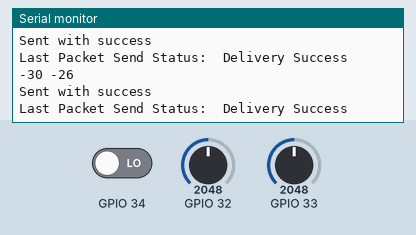
Bench run of a sketch on a simulated ESP32. On the bench: the last lines printed to the serial monitor. The test bench sets the inputs (shaded band); at power-on: GPIO 32 = 2048, GPIO 33 = 2048, GPIO 34 LOW.

Above: at 1.2 s.
1.3 s: GPIO 32 set to 2866
At 1.34 s:
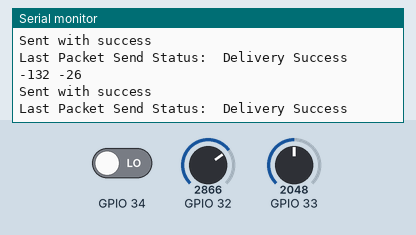
2.8 s: GPIO 33 set to 2866
At 2.86 s:
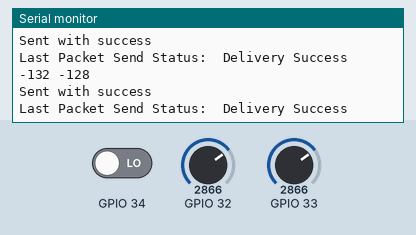
4.3 s: GPIO 32 set to 3603
At 4.33 s:
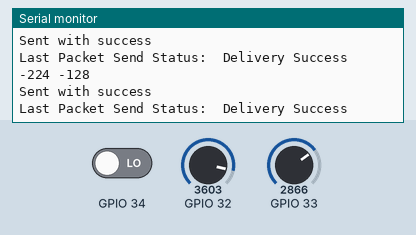
5.8 s: GPIO 33 set to 3603
At 5.85 s:
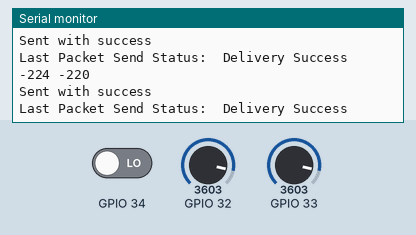
Timing chart, 0 to 8.3 s (numbered marks = the images above; inputs shaded):
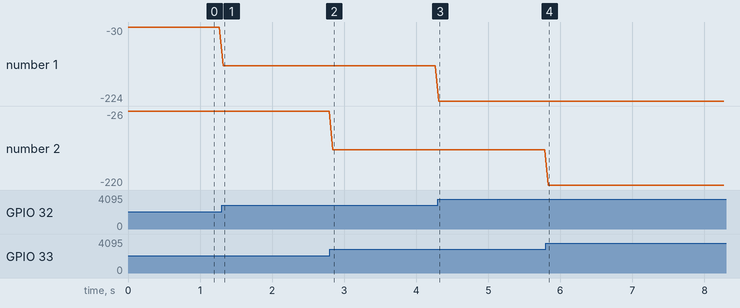

The sketch:

TransmitterR2.ino
```cpp
// (licence header left out)
#include <esp_now.h>
#include <WiFi.h>

// REPLACE WITH YOUR RECEIVER MAC Address
// Micro R2-D2
uint8_t broadcastAddress[] = {0x84, 0xCC, 0xA8, 0x69, 0xB2, 0x94};
// Imperial BT1 uint8_t broadcastAddress[] = {0x24, 0x62, 0xAB, 0xE5, 0x49, 0x60};

// Structure example to send data
// Must match the receiver structure
typedef struct struct_message {
  uint16_t Header;
  int16_t x;
  int16_t y;
  bool btn;
  uint8_t touch1;
  uint8_t touch2;
  uint16_t Footer;
} struct_message;

// Create a struct_message called myData
struct_message myData;

esp_now_peer_info_t peerInfo;

// callback when data is sent
void OnDataSent(const uint8_t *mac_addr, esp_now_send_status_t status) {
  Serial.print("\r\nLast Packet Send Status:\t");
  Serial.println(status == ESP_NOW_SEND_SUCCESS ? "Delivery Success" : "Delivery Fail");
}

void setup() {
  // Init Serial Monitor
  Serial.begin(115200);

  // Set device as a Wi-Fi Station
  WiFi.mode(WIFI_STA);

  // Init ESP-NOW
  if (esp_now_init() != ESP_OK) {
    Serial.println("Error initializing ESP-NOW");
    return;
  }

  // Once ESPNow is successfully Init, we will register for Send CB to
  // get the status of Trasnmitted packet
  esp_now_register_send_cb(OnDataSent);

  // Register peer
  memcpy(peerInfo.peer_addr, broadcastAddress, 6);
  peerInfo.channel = 0;
  peerInfo.encrypt = false;

  // Add peer
  if (esp_now_add_peer(&peerInfo) != ESP_OK){
    Serial.println("Failed to add peer");
    return;
  }

  pinMode(34, INPUT_PULLDOWN);

}

void loop() {
  // Set values to send
  myData.x = map(analogRead(32),0,4096,256,-256) - 30;
  myData.y = map(analogRead(33),0,4096,256,-256) - 26;
  myData.btn = digitalRead(34);

  myData.Header = 0xAAAF;
  myData.Footer = 0xAAAA;

  Serial.print(myData.x); Serial.print(' ');Serial.println(myData.y);
  // Send message via ESP-NOW
  esp_err_t result = esp_now_send(broadcastAddress, (uint8_t *) &myData, sizeof(myData));

  //Serial.print(millis());Serial.print(" ");
  if (result == ESP_OK) {
    Serial.println("Sent with success");
  }
  else {
    Serial.println("Error sending the data");
  }
  delay(50);
}
```

Measured:
- after the input at 1.3 s, the serial monitor: prints a new line at once (image 1)
- after the input at 2.8 s, the serial monitor: prints a new line at once (image 2)
- after the input at 4.3 s, the serial monitor: prints a new line at once (image 3)
- after the input at 5.8 s, the serial monitor: prints a new line at once (image 4)
- plotted number 1: -30 → -132 after the input at 1.3 s, -132 → -224 after the input at 4.3 s
- plotted number 2: -26 → -128 after the input at 2.8 s, -128 → -220 after the input at 5.8 s
